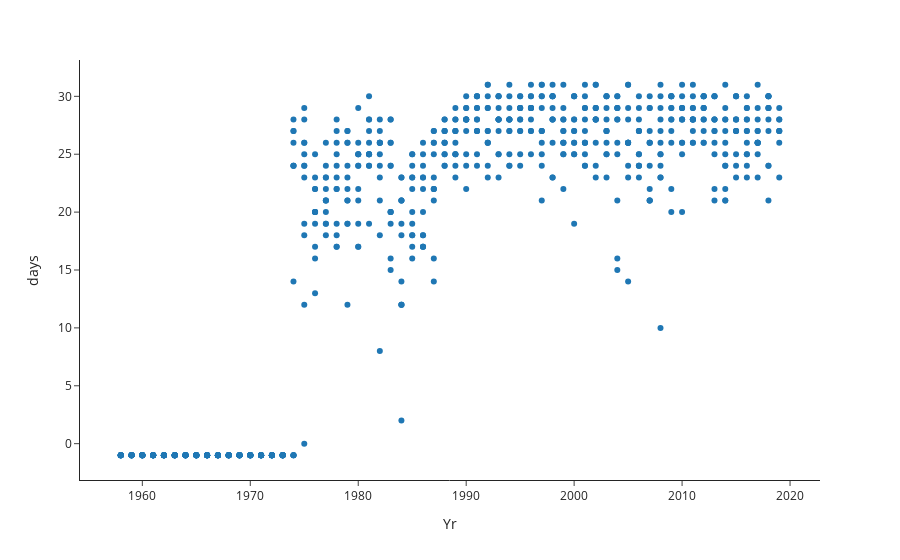

The cell this chart's notebook holds for it:
### Code cell
px.scatter(co2, x='Yr', y='days')

### Figure 1 — Plotly figure (JSON) as saved in the notebook; plotly's stock layout.template omitted (floating-point values rounded to 4 significant figures; data arrays with more than 128 entries replaced by an {"elided": "..."} marker saying what was removed)
{"data": [{"hovertemplate": "Yr=%{x}<br>days=%{y}<extra></extra>", "legendgroup": "", "marker": {"color": "#1F77B4", "symbol": "circle"}, "mode": "markers", "name": "", "orientation": "v", "showlegend": false, "type": "scatter", "x": {"elided": "738 int values"}, "xaxis": "x", "y": {"elided": "738 int values"}, "yaxis": "y"}], "layout": {"legend": {"tracegroupgap": 0}, "margin": {"t": 60}, "xaxis": {"anchor": "y", "domain": [0, 1], "title": {"text": "Yr"}}, "yaxis": {"anchor": "x", "domain": [0, 1], "title": {"text": "days"}}}}
